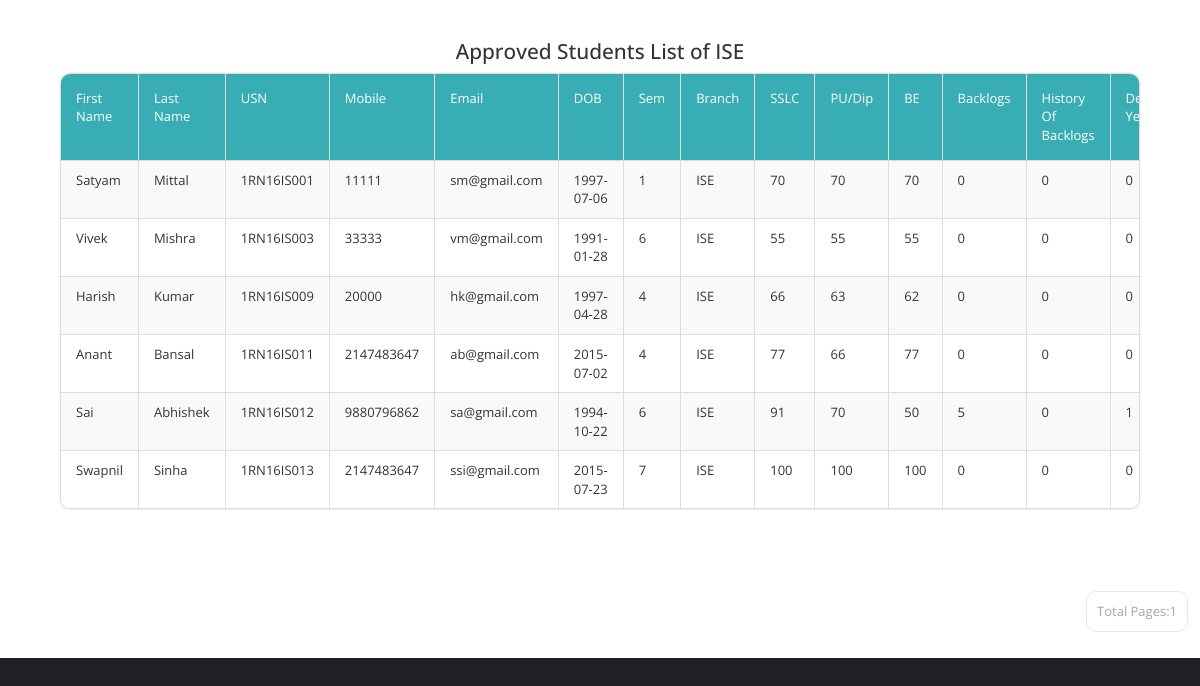
Page /Profilers/PProfile/ise.php (signed in) on the committed database.
### tables this page shows
CREATE TABLE `basicdetails` (
  `Id` int(11) NOT NULL,
  `FirstName` varchar(25) NOT NULL,
  `LastName` varchar(25) NOT NULL,
  `USN` varchar(10) NOT NULL,
  `Mobile` bigint(11) NOT NULL,
  `Email` varchar(255) NOT NULL,
  `DOB` date NOT NULL,
  `Sem` int(11) NOT NULL,
  `Branch` varchar(15) NOT NULL,
  `SSLC` float NOT NULL,
  `PU` float NOT NULL,
  `BE` float NOT NULL,
  `Backlogs` int(11) NOT NULL,
  `HofBacklogs` tinyint(1) NOT NULL,
  `DetainYears` int(11) NOT NULL,
  `Approve` tinyint(1) NOT NULL DEFAULT '0',
  `ApprovalDate` date NOT NULL
);

### Profilers/PProfile/ise.php (the view, shortened to what this page needs)
<!DOCTYPE html>
<html lang="en">
  <head>
    <link href="css/font-awesome.min.css" rel="stylesheet">
    <link href="css/bootstrap.min.css" rel="stylesheet">
    <link href="css/templatemo-style.css" rel="stylesheet">
  </head>
  <body>
  <div class="bg">
  <div class="templatemo-content-container">
 <center><h2>Approved Students List of ISE</h2></center>
          <div class="templatemo-content-widget no-padding">
            <div class="panel panel-default table-responsive">
<table class="table table-striped table-bordered templatemo-user-table">
                <thead>
                  <tr>
				  <td>
				  <a class="white-text templatemo-sort-by">First Name </a></td>
                    <td><a  class="white-text templatemo-sort-by">Last Name  </a></td>
                    <td><a class="white-text templatemo-sort-by">USN </a></td>
                    <td><a  class="white-text templatemo-sort-by">Mobile </a></td>
					   <td><a class="white-text templatemo-sort-by">Email </a></td>
                       <td><a  class="white-text templatemo-sort-by">DOB </a></td>
   <td><a  class="white-text templatemo-sort-by">Sem </a></td>
   <td><a  class="white-text templatemo-sort-by">Branch </a></td>
   <td><a  class="white-text templatemo-sort-by">SSLC </a></td>
   <td><a  class="white-text templatemo-sort-by">PU/Dip </a></td>
			      <td><a  class="white-text templatemo-sort-by">BE </a></td>
			      <td><a class="white-text templatemo-sort-by">Backlogs </a></td>
				     <td><a  class="white-text templatemo-sort-by">History Of Backlogs </a></td>
				     <td><a  class="white-text templatemo-sort-by">Detain Years </a></td>
				  </thead>
 <?php
$num_rec_per_page=15;
if (isset($_GET["page"])) { $page  = $_GET["page"]; } else { $page=1; };
$start_from = ($page-1) * $num_rec_per_page;
$sql = "SELECT * FROM basicdetails where Approve='1' and Branch='ISE' LIMIT $start_from, $num_rec_per_page";
$rs_result = mysql_query ($sql);
while ($row = mysql_fetch_assoc($rs_result))
{
            print "<tr>";
print "<td>" . $row['FirstName'] . "</td>";
print "<td>" . $row['LastName'] . "</td>";
print "<td>" . $row['USN'] . "</td>";
print "<td>" . $row['Mobile'] . "</td>";
print "<td>" . $row['Email'] . "</td>";
print "<td>" . $row['DOB'] . "</td>";
print "<td>" . $row['Sem'] . "</td>";
print "<td>" . $row['Branch'] . "</td>";
print "<td>" . $row['SSLC'] . "</td>";
print "<td>" . $row['PU'] . "</td>";
print "<td>" . $row['BE'] . "</td>";
print "<td>" . $row['Backlogs'] . "</td>";
print "<td>" . $row['HofBacklogs'] . "</td>";
print "<td>" . $row['DetainYears'] . "</td>";
print "</tr>";
}
?>
              </table>
			  </div>
			  </div>
			  </div>
   <div class="pagination-wrap">
   <ul class="pagination">
   <?php
$num_rec_per_page=15;
$sql = "SELECT * FROM basicdetails where Approve='1' and Branch='ISE'";
$rs_result = mysql_query($sql);
$total_records = mysql_num_rows($rs_result);
$totalpage = ceil($total_records / $num_rec_per_page);
$currentpage = (isset($_GET['page']) ? $_GET['page'] : 1);
	 if($currentpage == 0)
	{
	}
	else if( $currentpage >= 1  &&  $currentpage <= $totalpage  )
	{
	 echo "<li><a>Total Pages:".$totalpage."</a></li>";
}
 ?>
</ul>
</div>
</body>
</html>

### Profilers/PProfile/css/templatemo-style.css (style rules this page uses)
* { font-family: 'Open Sans', sans-serif; }
body { font-size: 13px; }
body, .templatemo-left-nav { background: #1f2124; }
.bg { background: #ffffff }
h1, h2, h3 { margin: 0; }
h2 { font-size: 1.6em; }
ul { list-style-type: none; margin: 0; padding: 0; }
.white-text { color: white; }
.templatemo-content-container { padding: 40px 50px; }
.templatemo-content-widget { border-radius: 10px; padding: 30px; position: relative; margin: 10px; box-shadow: 0px 0px 1px 1px rgba(161, 159, 159, 0.1); }
.templatemo-content-widget.no-padding { padding: 0; }
.panel { border-radius: 10px; }
.pagination-wrap { margin-right: 10px; text-align: right; }
.pagination>li>a { border-color: #E9E8E8; color: #a6a6a6; margin: 2px; padding: 10px; }
.pagination>li>a, .pagination>li:first-child>a, .pagination>li:last-child>a { border-radius: 10px; }
.table { margin-bottom: 0; }
.table>tbody>tr>td { padding: 10px 15px; }
.table>thead>tr>td { padding: 15px; }
.templatemo-user-table thead { background-color: #39ADB4; color: white; }
.panel>.table-responsive:last-child>.table:last-child, .panel>.table:last-child { border-bottom-right-radius: 10px; border-bottom-left-radius: 10px; }
.panel>.table:first-child { border-top-left-radius: 10px; border-top-right-radius: 10px; }

### rows in the picture
basicdetails: FirstName "Satyam", LastName "Mittal", USN "1RN16IS001", Mobile "11111", Email "sm@gmail.com", DOB "1997-07-06", Sem "1", Branch "ISE", SSLC "70", PU "70", BE "70", Backlogs "0", HofBacklogs "0", DetainYears "0"
basicdetails: FirstName "Vivek", LastName "Mishra", USN "1RN16IS003", Mobile "33333", Email "vm@gmail.com", DOB "1991-01-28", Sem "6", Branch "ISE", SSLC "55", PU "55", BE "55", Backlogs "0", HofBacklogs "0", DetainYears "0"
basicdetails: FirstName "Harish", LastName "Kumar", USN "1RN16IS009", Mobile "20000", Email "hk@gmail.com", DOB "1997-04-28", Sem "4", Branch "ISE", SSLC "66", PU "63", BE "62", Backlogs "0", HofBacklogs "0", DetainYears "0"
basicdetails: FirstName "Anant", LastName "Bansal", USN "1RN16IS011", Mobile "2147483647", Email "ab@gmail.com", DOB "2015-07-02", Sem "4", Branch "ISE", SSLC "77", PU "66", BE "77", Backlogs "0", HofBacklogs "0", DetainYears "0"
basicdetails: FirstName "Sai", LastName "Abhishek", USN "1RN16IS012", Mobile "9880796862", Email "sa@gmail.com", DOB "1994-10-22", Sem "6", Branch "ISE", SSLC "91", PU "70", BE "50", Backlogs "5", HofBacklogs "0", DetainYears "1"
basicdetails: FirstName "Swapnil", LastName "Sinha", USN "1RN16IS013", Mobile "2147483647", Email "ssi@gmail.com", DOB "2015-07-23", Sem "7", Branch "ISE", SSLC "100", PU "100", BE "100", Backlogs "0", HofBacklogs "0", DetainYears "0"

### other values in the picture
$totalpage "1"
